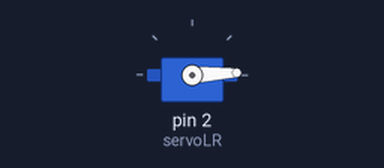
A sketch run on a simulated Arduino Uno, built with avr-gcc and run on an emulated ATmega328P. On the bench: servo.

Above: at 0.05 s.
At 1.6 s:
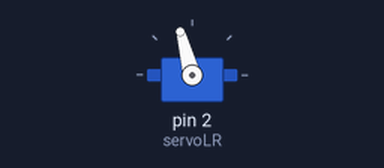
At 3.2 s:
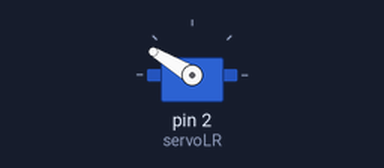
At 6.4 s:
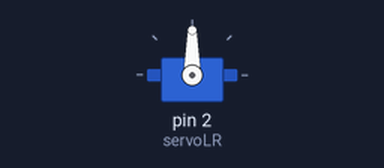
Timing chart, 0 to 8.4 s (numbered marks = the images above):
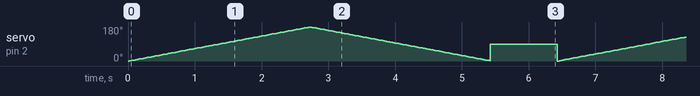

The sketch:

servo_1_test.ino
```cpp
#include <Servo.h>

Servo   servoLR;

void setup() {
	servoLR.attach(2);
}

void loop()
{
    int pos;

    for(pos = 0; pos < 180; pos++) {
        servoLR.write(pos);
        delay(15);
    }
    for(pos = 180; pos > 0; pos--) {
        servoLR.write(pos);
        delay(15);
    }
    servoLR.write(90);

    delay(1000);
}
```
